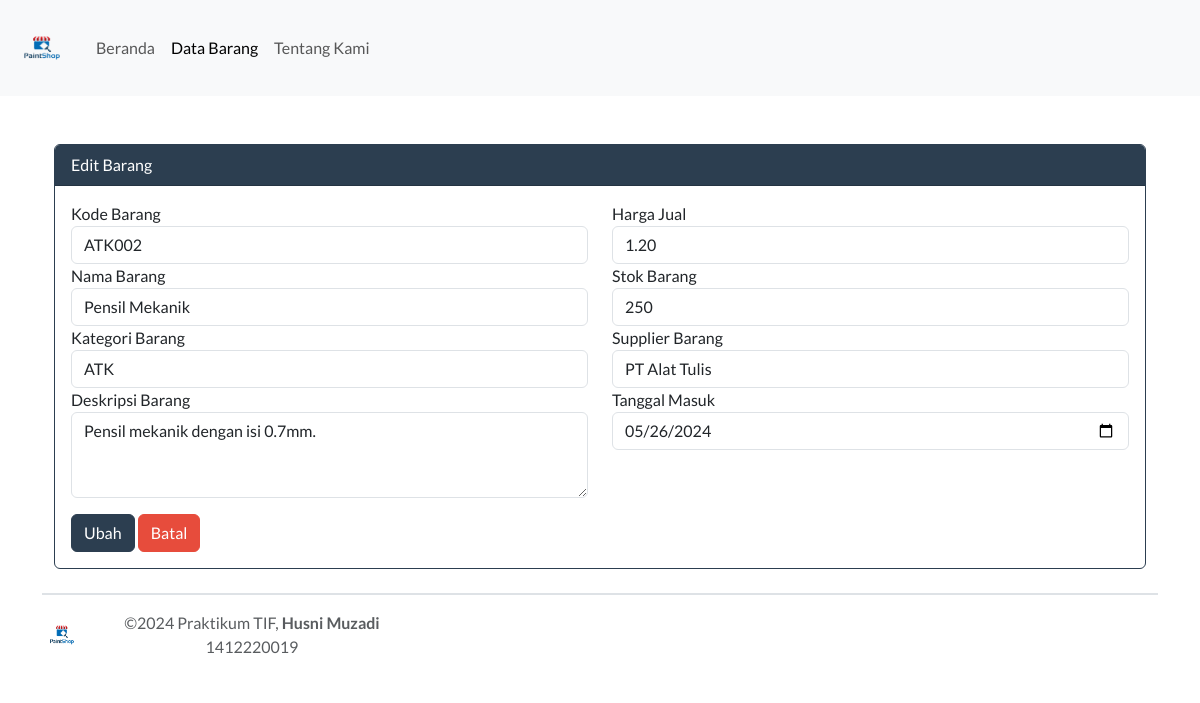
Page /barang/ubah_barang/37 on the committed database.
### tables this page shows
CREATE TABLE `barang` (
  `ID_Barang` int NOT NULL,
  `Kode_Barang` varchar(10) DEFAULT NULL,
  `Nama_Barang` varchar(100) DEFAULT NULL,
  `Kategori_Barang` varchar(50) DEFAULT NULL,
  `Deskripsi_Barang` text,
  `Harga_Jual` decimal(10,2) DEFAULT NULL,
  `Stok_Barang` int DEFAULT NULL,
  `Supplier_Barang` varchar(100) DEFAULT NULL,
  `Tanggal_Masuk` date DEFAULT NULL
);

### application/controllers/Barang.php (called while the page is built, shortened)
<?php
class Barang extends CI_Controller {
    public function __construct() {
        $this->load->model('Barang_model');
        $this->load->library('form_validation');
        $this->load->library('session');
        $this->load->library('pagination');
    }
    public function edit_barang($id)
{
    $this->form_validation->set_rules('Kode_Barang', 'Kode Barang', 'required', [
        'required' => 'Kolom %s wajib diisi.'
    ]);
    $this->form_validation->set_rules('Nama_Barang', 'Nama Barang', 'required', [
        'required' => 'Kolom %s harus diisi.'
    ]);
    $this->form_validation->set_rules('Kategori_Barang', 'Kategori Barang', 'required', [
        'required' => 'Kolom %s harus diisi.'
    ]);
    $this->form_validation->set_rules('Deskripsi_Barang', 'Deskripsi Barang', 'required|min_length[20]', [
        'required' => 'Kolom %s harus diisi.',
        'min_length' => 'Kolom %s minimal harus memiliki 20 karakter.'
    ]);
    $this->form_validation->set_rules('Harga_Jual', 'Harga Jual', 'required|numeric', [
        'required' => 'Kolom %s harus diisi.',
        'numeric' => 'Kolom %s hanya boleh berisi angka.'
    ]);
    $this->form_validation->set_rules('Stok_Barang', 'Stok Barang', 'required|numeric', [
        'required' => 'Kolom %s harus diisi.',
        'numeric' => 'Kolom %s hanya boleh berisi angka.'
    ]);
    $this->form_validation->set_rules('Supplier_Barang', 'Supplier Barang', 'required', [
        'required' => 'Kolom %s harus diisi.'
    ]);
    $this->form_validation->set_rules('Tanggal_Masuk', 'Tanggal Masuk', 'required', [
        'required' => 'Kolom %s harus diisi.'
    ]);
    if ($this->form_validation->run() == false) {
        $data['title'] = 'Ubah Barang';
        $data['active_menu'] = 'data_barang';
        $data['barang'] = $this->Barang_model->get_barang_by_id($id);
        $data['content'] = $this->load->view('barang/ubah_barang', $data, true);
        $this->load->view('template/template', $data);
    }
}
}

### index.php (called while the page is built, shortened)
<?php
require_once BASEPATH.'core/CodeIgniter.php';

### application/models/Barang_model.php (called while the page is built, shortened)
<?php
class Barang_model extends CI_Model {
    public function get_barang_by_id($id_barang) {
        $query = $this->db->get_where('barang', array('ID_Barang' => $id_barang));
        return $query->row_array();
    }
}

### application/views/barang/ubah_barang.php (the view, shortened to what this page needs)
<!DOCTYPE html>
<html lang="en">
<head>
<link href="<?= base_url('assets/css/bootstrap.min.css') ?>" rel="stylesheet">
</head>
<body>
<div class="container mt-5">
    <div class="card border border-primary">
        <div class="card-header bg-primary text-white">
            <?php echo isset($barang) ? 'Edit Barang' : 'Tambah Barang'; ?>
        </div>
        <div class="card-body">
            <form action="<?php echo isset($barang) ? site_url('barang/edit_barang/' . $barang['ID_Barang']) : site_url('barang/tambah_barang'); ?>" method="post">
                <div class="row">
                    <div class="col-md-6">
                        <div class="form-group">
                            <label for="Kode_Barang">Kode Barang</label>
                            <input type="text" class="form-control" id="Kode_Barang" name="Kode_Barang" value="<?php echo isset($barang) ? $barang['Kode_Barang'] : set_value('Kode_Barang'); ?>">
                        </div>
                        <div class="form-group">
                            <label for="Nama_Barang">Nama Barang</label>
                            <input type="text" class="form-control" id="Nama_Barang" name="Nama_Barang" value="<?php echo isset($barang) ? $barang['Nama_Barang'] : set_value('Nama_Barang'); ?>">
                        </div>
                        <div class="form-group">
                            <label for="Kategori_Barang">Kategori Barang</label>
                            <input type="text" class="form-control" id="Kategori_Barang" name="Kategori_Barang" value="<?php echo isset($barang) ? $barang['Kategori_Barang'] : set_value('Kategori_Barang'); ?>">
                        </div>
                        <div class="form-group">
                            <label for="Deskripsi_Barang">Deskripsi Barang</label>
                            <textarea class="form-control" id="Deskripsi_Barang" name="Deskripsi_Barang" rows="3"><?php echo isset($barang) ? $barang['Deskripsi_Barang'] : set_value('Deskripsi_Barang'); ?></textarea>
                        </div>
                    </div>
                    <div class="col-md-6">
                        <div class="form-group">
                            <label for="Harga_Jual">Harga Jual</label>
                            <input type="text" class="form-control" id="Harga_Jual" name="Harga_Jual" value="<?php echo isset($barang) ? $barang['Harga_Jual'] : set_value('Harga_Jual'); ?>">
                        </div>
                        <div class="form-group">
                            <label for="Stok_Barang">Stok Barang</label>
                            <input type="text" class="form-control" id="Stok_Barang" name="Stok_Barang" value="<?php echo isset($barang) ? $barang['Stok_Barang'] : set_value('Stok_Barang'); ?>">
                        </div>
                        <div class="form-group">
                            <label for="Supplier_Barang">Supplier Barang</label>
                            <input type="text" class="form-control" id="Supplier_Barang" name="Supplier_Barang" value="<?php echo isset($barang) ? $barang['Supplier_Barang'] : set_value('Supplier_Barang'); ?>">
                        </div>
                        <div class="form-group">
                            <label for="Tanggal_Masuk">Tanggal Masuk</label>
                            <input type="date" class="form-control" id="Tanggal_Masuk" name="Tanggal_Masuk" value="<?php echo isset($barang) ? $barang['Tanggal_Masuk'] : set_value('Tanggal_Masuk'); ?>">
                        </div>
                    </div>
                </div>
                <div class="form-group">
                    <button type="submit" class="btn btn-primary btn-block mt-3"><?php echo isset($barang) ? 'Ubah' : 'Simpan'; ?></button>
                    <a href="<?php echo site_url('barang/data_barang'); ?>" class="btn btn-danger mt-3">Batal</a>
                </div>
            </form>
        </div>
    </div>
</div>
</body>
</html>

### rows in the picture
barang: Kode_Barang "ATK002", Nama_Barang "Pensil Mekanik", Kategori_Barang "ATK", Deskripsi_Barang "Pensil mekanik dengan isi 0.7mm.", Harga_Jual "1.20", Stok_Barang "250", Supplier_Barang "PT Alat Tulis", Tanggal_Masuk "05/26/2024"
